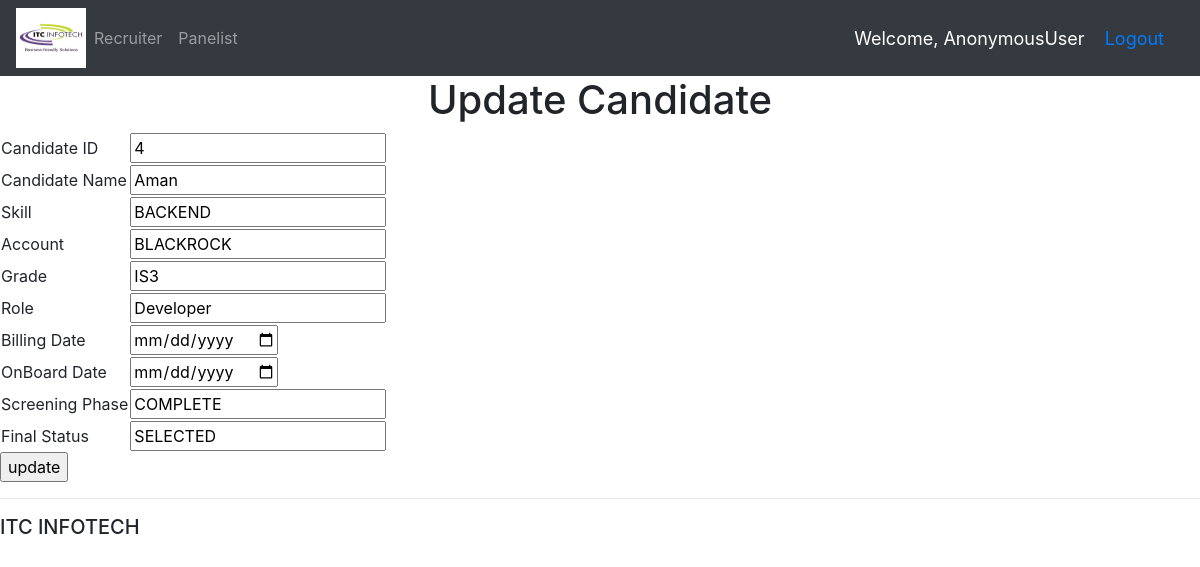
Page /recruiter/search/edit/4 on the committed database.
### recruit_app/models.py (models this page shows)
class Candidate(models.Model):
    SKILL_CHOICES = (
        ('JAVA','JAVA'),
        ('PYTHON','PYTHON'),
        ('FULL STACK','FULL STACK'),
        ('BACKEND','BACKEND'),
    )
    GRADE_CHOICES = (
        ('IS1','IS1'),
        ('IS2','IS2'),
        ('IS3','IS3'),
        ('IS4','IS4'),
        ('IS5','IS5'),
        ('IS6','IS6'),
    )
    SCREENING_CHOICES = (
        ('PENDING','PENDING'),
        ('WIP','WIP'),
        ('COMPLETE','COMPLETE'),
    )
    SELECTION_CHOICES = (
        ('SELECTED','SELECTED'),
        ('REJECTED','REJECTED'),
        ('OFFER RELEASED','OFFER RELEASED'),
        ('ON-BOARDED','ON-BOARDED'),
    )
    ACCOUNT_CHOICES = (
        ('QVC','QVC'),
        ('FINASTRA','FINASTRA'),
        ('BLACKROCK','BLACKROCK'),
        ('GOLDMANSACHS','GOLDMANSACHS'),
    )
    Candidate_Name = models.CharField(max_length=70)
    Skill_Category = models.CharField(max_length=20,choices = SKILL_CHOICES)
    Account = models.CharField(max_length = 50,choices= ACCOUNT_CHOICES)
    Grade = models.CharField(max_length=10,choices = GRADE_CHOICES)
    Role = models.CharField(max_length=20)
    Billing_Date = models.DateField()
    OnBoard_Date = models.DateField(default='2021-01-01')
    Screening_Phase = models.CharField(max_length=20,choices = SCREENING_CHOICES)
    Final_status = models.CharField(max_length = 30, choices = SELECTION_CHOICES,default = 'SELECTED')
    def __str__(self):
        return self.Candidate_Name

### recruit_app/views.py (the view)
# urls.py: path('recruiter/search/edit/<int:id>',views.edit ,name = 'edit'),
def edit(request,id):
    display = Candidate.objects.get(id=id)
    print(display)
    return render(request,'recruit_app/edit.html',{'editupdaterecord':display})

### recruit_app/templates/recruit_app/edit.html (shortened to what this page needs)
{% extends 'recruit_app/main.html' %}
{% block content %}
<h1>Update Candidate</h1>
<form method = "post" action = "/recruiter/search/edit/update/{{editupdaterecord.id}}">
<table style = "width:1">
<tr>
    <td>Candidate ID</td>
    <td><input type = "text" name="id" value = {{editupdaterecord.id}} readonly></td>
</tr>
<tr>
    <td>Candidate Name</td>
    <td><input type = "text" name="Candidate_Name" value = {{editupdaterecord.Candidate_Name}}></td>
</tr>
<tr>
    <td>Skill</td>
    <td><input type="text" name = "Skill_Category" value = {{editupdaterecord.Skill_Category}}></td>
</tr>
<tr>
    <td>Account</td>
    <td><input type="text" name = "Account" value = {{editupdaterecord.Account}}></td>
</tr>
<tr>
    <td>Grade</td>
    <td><input = "text" name = "Grade" value = {{editupdaterecord.Grade}}></td>
</tr>
<tr>
    <td>Role</td>
    <td><input type = "text" name = "Role" value = {{editupdaterecord.Role}}></td>
</tr>
<tr>
    <td>Billing Date</td>
    <td><input type="date" name = "Billing_Date" value ={{editupdaterecord.Billing_Date}}></td>
</tr>
<tr>
    <td>OnBoard Date</td>
    <td><input type = "date" name = "OnBoard_Date" value ={{editupdaterecord.OnBoard_Date}}></td>
</tr>
<tr>
    <td>Screening Phase</td>
    <td><input type = "text" name = "Screening_Phase" value = {{editupdaterecord.Screening_Phase}}></td>
</tr>
<tr>
    <td>Final Status</td>
    <td><input type = "text" name = "Final_status" value = {{editupdaterecord.Final_status}}></td>
</tr>
</table>
<input type="submit" value="update"/>
</form>
{% endblock content%}

### recruit_app/templates/recruit_app/edit.html (style rules this page uses)
h1 { text-align: center; }

### rows in the picture
Candidate: id "4", Candidate_Name "Aman", Skill_Category "BACKEND", Account "BLACKROCK", Grade "IS3", Role "Developer", Screening_Phase "COMPLETE", Final_status "SELECTED"

### other values in the picture
{{ request.user }} "AnonymousUser"
